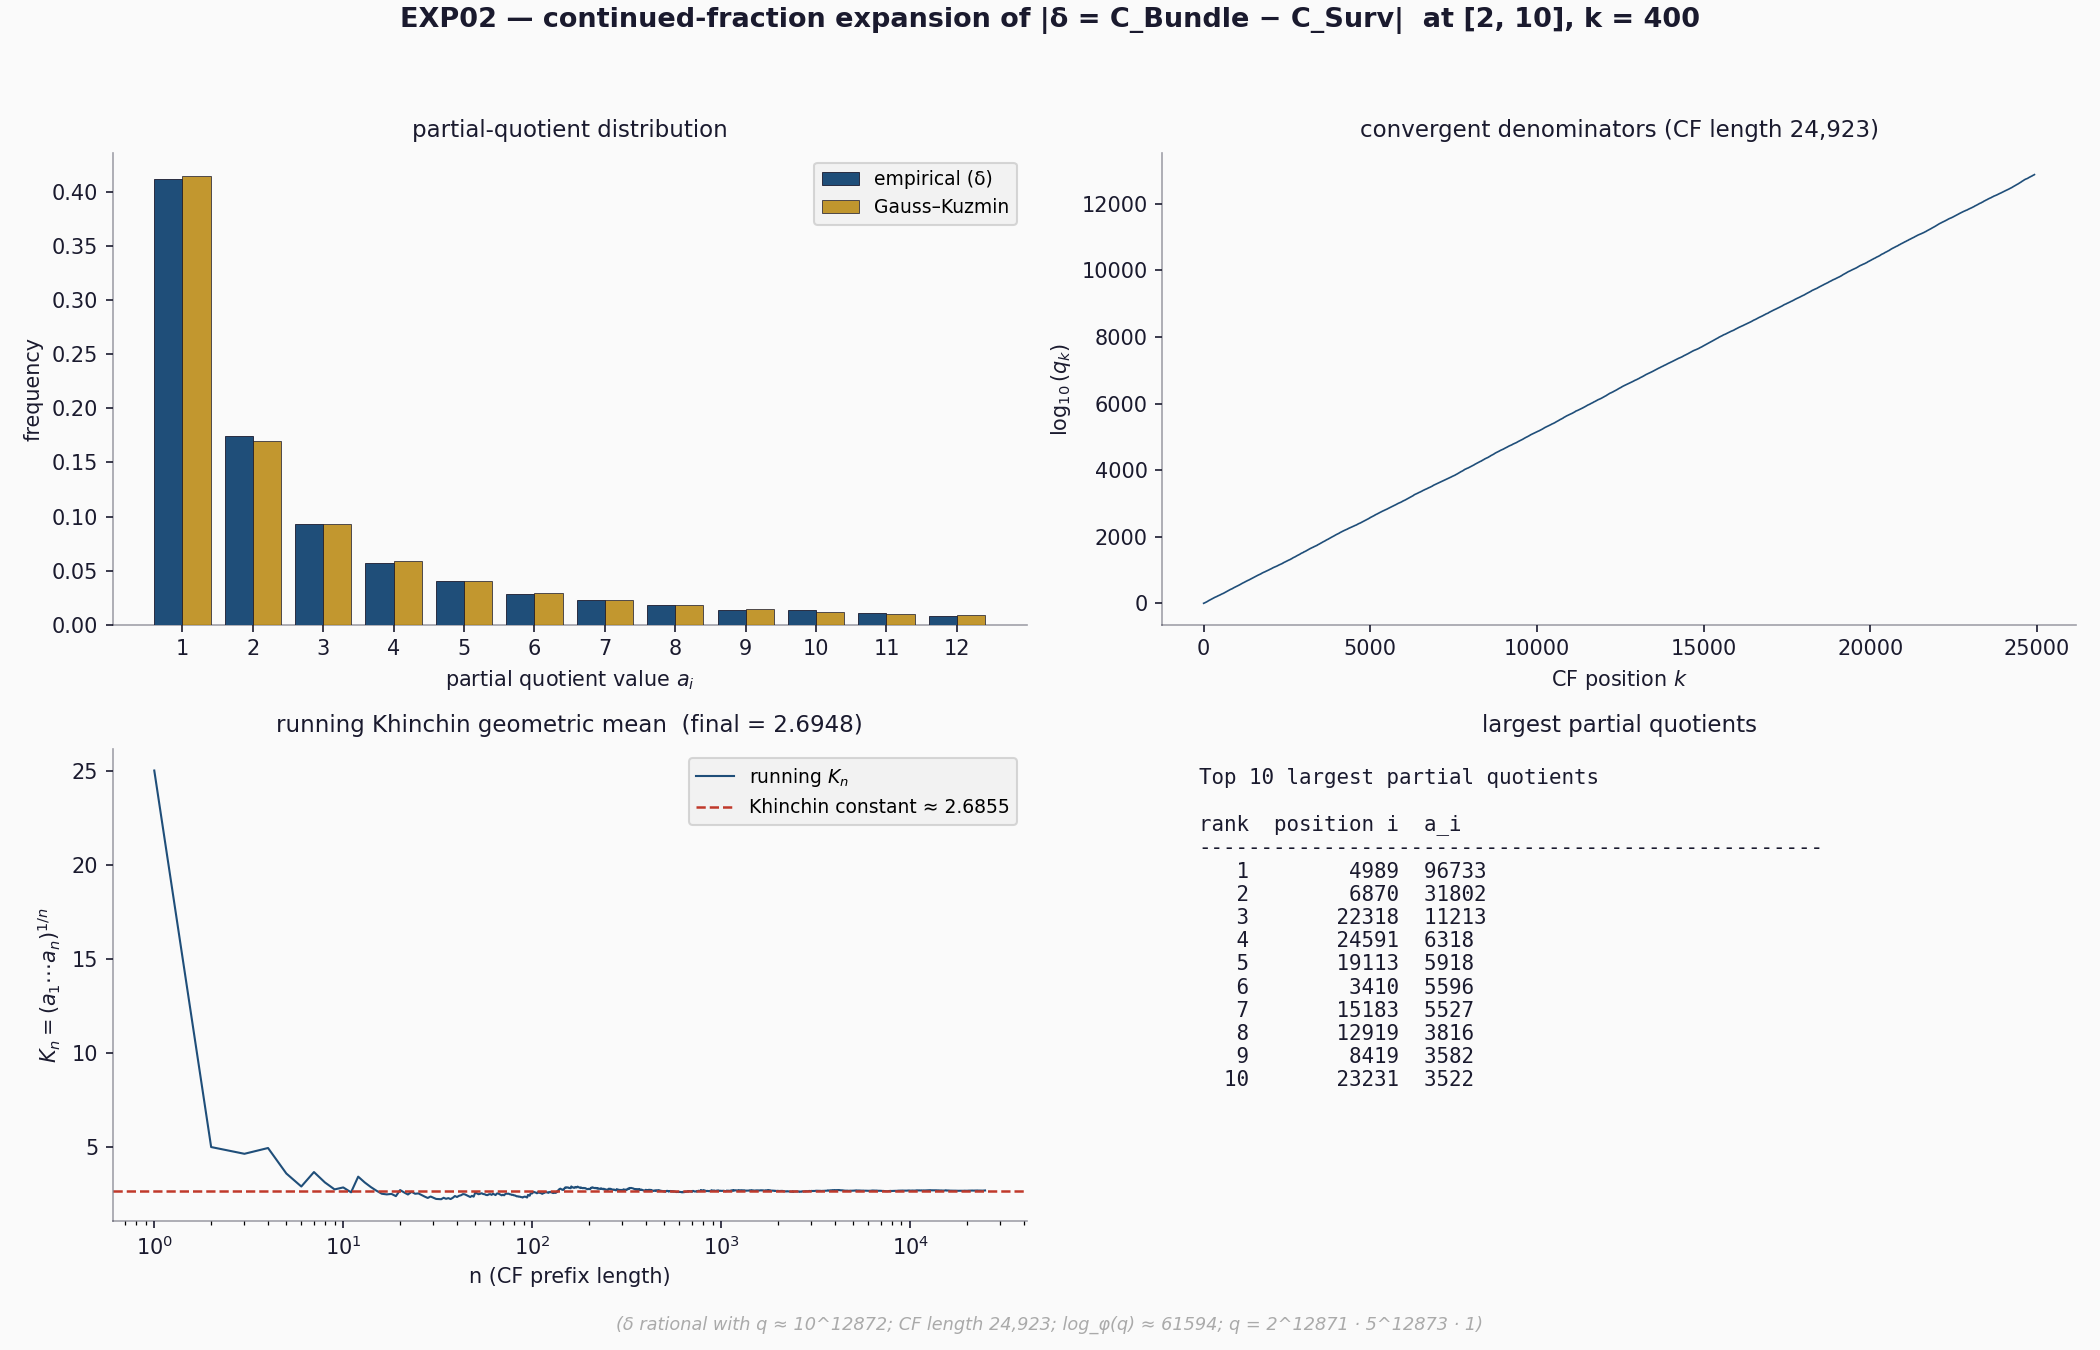

The Python source for this figure:
"""
exp02_delta_cf.py — continued-fraction expansion of δ = C_Bundle − C_Surv.

Same parameters as EXP01. The CF view is orthogonal to the
digit-frequency view: it captures how well δ can be approximated by
rationals of bounded denominator, regardless of decimal positions.

For the rational δ with denominator q dividing 10^L_b, the CF is
finite (length bounded by ~log_φ(q) ≈ 4.785 · log_10(q)). The
question is whether δ behaves like a typical rational of that
denominator size, or whether the construction's structure leaves a
CF fingerprint.

Four extracted observables:
  - partial-quotient distribution vs Gauss–Kuzmin
  - convergent denominator growth (log)
  - running Khinchin geometric mean vs Khinchin's constant
  - top 10 largest partial quotients with positions

Run: sage -python experiments/acm-champernowne/base10/differences/exp02_delta_cf.py
"""

from __future__ import annotations

import math
import os
import sys
from collections import Counter
from fractions import Fraction

sys.set_int_max_str_digits(1_000_000)

import matplotlib.pyplot as plt
import numpy as np

HERE = os.path.dirname(os.path.abspath(__file__))
REPO = HERE
for _ in range(4):
    REPO = os.path.dirname(REPO)
sys.path.insert(0, os.path.join(REPO, 'core'))
sys.path.insert(0, os.path.join(REPO, 'experiments', 'acm-champernowne',
                                'base10', 'survivors'))

from survivors_core import bundle_atoms, survival_mask  # noqa: E402


N0, N1, K = 2, 10, 400

KHINCHIN = 2.6854520010653064453

BG = '#fafafa'
FG = '#1a1a2e'
PRIM = '#1f4e79'
ACCENT = '#c0392b'
GAUSSK = '#b8860b'
GUIDE = '#aaaaaa'


def digits_to_real(s: str) -> Fraction:
    if not s:
        return Fraction(1)
    return Fraction(1) + Fraction(int(s), 10 ** len(s))


def cf_expansion(num: int, den: int) -> list[int]:
    """Continued fraction [a_0; a_1, a_2, ...] of num/den."""
    a = []
    while den != 0:
        q = num // den
        a.append(q)
        num, den = den, num - q * den
    return a


def gauss_kuzmin(k: int) -> float:
    return math.log2((k + 1) ** 2 / (k * (k + 2)))


def log_bigint(x: int) -> float:
    """math.log on arbitrary-precision int, falling back to bit-length
    scaling if direct float conversion overflows."""
    if x <= 0:
        return float('-inf')
    try:
        return math.log(x)
    except OverflowError:
        bits = x.bit_length()
        return (bits - 1) * math.log(2)


def main():
    print(f'building bundle for [{N0}, {N1}], k = {K} ...')
    atoms = bundle_atoms(N0, N1, K)
    mask = survival_mask(atoms)

    bundle_str = ''.join(str(m) for _, m in atoms)
    surv_str = ''.join(str(m) for (_, m), keep in zip(atoms, mask) if keep)

    c_bundle = digits_to_real(bundle_str)
    c_surv = digits_to_real(surv_str)
    delta = c_bundle - c_surv
    abs_delta = delta if delta > 0 else -delta

    p, q = abs_delta.numerator, abs_delta.denominator
    print(f'  |δ| = p / q')
    print(f'  numerator p:  {len(str(p)):,} digits')
    print(f'  denominator q: {len(str(q)):,} digits')

    # Factor q as 2^a · 5^b · residue
    q_test = q
    a_count = 0
    while q_test % 2 == 0:
        q_test //= 2
        a_count += 1
    b_count = 0
    while q_test % 5 == 0:
        q_test //= 5
        b_count += 1
    print(f'  q = 2^{a_count} · 5^{b_count} · {q_test}')

    print(f'\n  computing continued fraction ...')
    cf = cf_expansion(p, q)
    print(f'  CF length N: {len(cf)} partial quotients (incl. a_0)')
    log_phi_q = math.log(q, (1 + math.sqrt(5)) / 2)
    print(f'  log_φ(q) bound: {log_phi_q:.0f}')
    print(f'  ratio N / log_φ(q): {len(cf) / log_phi_q:.3f}')

    print(f'\n  first 30 partial quotients: {cf[:30]}')

    a_list = cf[1:]  # drop a_0 (integer part)
    n = len(a_list)

    counts = Counter(a_list)
    print(f'\n  partial-quotient distribution (vs Gauss–Kuzmin):')
    print(f'    k  |  count   |  freq   |  GK pred')
    print(f'   ----+----------+---------+----------')
    for k in range(1, 11):
        cnt = counts.get(k, 0)
        freq = cnt / n
        gk = gauss_kuzmin(k)
        print(f'   {k:>3}  | {cnt:>8} | {freq:.4f}  | {gk:.4f}')
    tail_count = sum(c for k, c in counts.items() if k >= 11)
    tail_freq = tail_count / n
    tail_gk = sum(gauss_kuzmin(k) for k in range(11, 1000))
    print(f'   ≥11  | {tail_count:>8} | {tail_freq:.4f}  | {tail_gk:.4f}')

    log_a = np.array([log_bigint(a) for a in a_list])
    cum_log = np.cumsum(log_a)
    running_K = np.exp(cum_log / np.arange(1, n + 1))

    print(f'\n  running Khinchin geometric mean:')
    for ckpt in (100, 1000, 5000, n):
        if ckpt <= n:
            print(f'    n = {ckpt:>6}: K_n = {running_K[ckpt - 1]:.4f}')
    print(f'    Khinchin constant: {KHINCHIN:.4f}')
    print(f'    deviation: {running_K[-1] - KHINCHIN:+.4f}')

    top_k = sorted(enumerate(a_list, start=1), key=lambda x: -x[1])[:10]
    print(f'\n  top 10 largest partial quotients:')
    for rank, (pos, val) in enumerate(top_k, start=1):
        s = str(val)
        if len(s) > 30:
            s = f'{s[:20]}…({len(s)} digits)'
        print(f'    #{rank:>2}  position a_{pos}  = {s}')

    # Convergents
    print(f'\n  computing convergent denominators ...')
    p_prev, q_prev = 1, 0
    p_cur, q_cur = cf[0], 1
    convergent_denoms = [q_cur]
    for a in cf[1:]:
        p_next = a * p_cur + p_prev
        q_next = a * q_cur + q_prev
        convergent_denoms.append(q_next)
        p_prev, q_prev = p_cur, q_cur
        p_cur, q_cur = p_next, q_next
    print(f'  final q_N has {len(str(q_cur)):,} digits (matches q)')

    # Plot — 4 panels
    fig, axes = plt.subplots(2, 2, figsize=(14, 9), facecolor=BG)

    # TL: distribution
    ax = axes[0, 0]
    ax.set_facecolor(BG)
    k_max_plot = 12
    emp = np.array([counts.get(k, 0) / n for k in range(1, k_max_plot + 1)])
    gk = np.array([gauss_kuzmin(k) for k in range(1, k_max_plot + 1)])
    x = np.arange(1, k_max_plot + 1)
    ax.bar(x - 0.2, emp, width=0.4, color=PRIM, edgecolor=FG,
           linewidth=0.4, label='empirical (δ)', zorder=3)
    ax.bar(x + 0.2, gk, width=0.4, color=GAUSSK, edgecolor=FG,
           linewidth=0.4, alpha=0.85, label='Gauss–Kuzmin', zorder=3)
    for side in ('top', 'right'):
        ax.spines[side].set_visible(False)
    for side in ('bottom', 'left'):
        ax.spines[side].set_color(FG)
        ax.spines[side].set_alpha(0.4)
    ax.tick_params(colors=FG)
    ax.set_xticks(x)
    ax.set_xlabel('partial quotient value $a_i$', color=FG, fontsize=10)
    ax.set_ylabel('frequency', color=FG, fontsize=10)
    ax.set_title('partial-quotient distribution', color=FG, fontsize=11, pad=8)
    ax.legend(loc='upper right', facecolor='#f0f0f0', fontsize=9)

    # TR: convergent denominators
    ax = axes[0, 1]
    ax.set_facecolor(BG)
    log_qs = np.array([log_bigint(q) for q in convergent_denoms[1:]])
    ax.plot(np.arange(1, len(log_qs) + 1), log_qs / math.log(10),
            color=PRIM, linewidth=0.8)
    for side in ('top', 'right'):
        ax.spines[side].set_visible(False)
    for side in ('bottom', 'left'):
        ax.spines[side].set_color(FG)
        ax.spines[side].set_alpha(0.4)
    ax.tick_params(colors=FG)
    ax.set_xlabel('CF position $k$', color=FG, fontsize=10)
    ax.set_ylabel('$\\log_{10}(q_k)$', color=FG, fontsize=10)
    ax.set_title(f'convergent denominators (CF length {len(cf):,})',
                 color=FG, fontsize=11, pad=8)

    # BL: running Khinchin
    ax = axes[1, 0]
    ax.set_facecolor(BG)
    ax.semilogx(np.arange(1, n + 1), running_K, color=PRIM, linewidth=1.0,
                label='running $K_n$')
    ax.axhline(KHINCHIN, color=ACCENT, linestyle='--', linewidth=1.2,
               label=f'Khinchin constant ≈ {KHINCHIN:.4f}')
    for side in ('top', 'right'):
        ax.spines[side].set_visible(False)
    for side in ('bottom', 'left'):
        ax.spines[side].set_color(FG)
        ax.spines[side].set_alpha(0.4)
    ax.tick_params(colors=FG)
    ax.set_xlabel('n (CF prefix length)', color=FG, fontsize=10)
    ax.set_ylabel('$K_n = (a_1 \\cdots a_n)^{1/n}$', color=FG, fontsize=10)
    ax.set_title(f'running Khinchin geometric mean  (final = {running_K[-1]:.4f})',
                 color=FG, fontsize=11, pad=8)
    ax.legend(loc='upper right', facecolor='#f0f0f0', fontsize=9)

    # BR: top 10 largest partial quotients
    ax = axes[1, 1]
    ax.set_facecolor(BG)
    ax.axis('off')
    lines = ['Top 10 largest partial quotients', '']
    lines.append(f"{'rank':>4}  {'position i':>10}  {'a_i':<32}")
    lines.append('-' * 50)
    for rank, (pos, val) in enumerate(top_k, start=1):
        s = str(val)
        if len(s) > 28:
            s = s[:18] + f'…({len(s)} dig)'
        lines.append(f'{rank:>4}  {pos:>10}  {s:<32}')
    ax.text(0.04, 0.96, '\n'.join(lines), transform=ax.transAxes,
            color=FG, fontsize=10, va='top', ha='left',
            family='monospace')
    ax.set_title('largest partial quotients', color=FG, fontsize=11, pad=8)

    fig.suptitle(
        f'EXP02 — continued-fraction expansion of |δ = C_Bundle − C_Surv|  '
        f'at [{N0}, {N1}], k = {K}',
        color=FG, fontsize=13, fontweight='semibold', y=0.995,
    )

    fig.text(0.5, 0.015,
             f'(δ rational with q ≈ 10^{int(math.log10(q))}; '
             f'CF length {len(cf):,}; log_φ(q) ≈ {log_phi_q:.0f}; '
             f'q = 2^{a_count} · 5^{b_count} · {q_test})',
             color=GUIDE, fontsize=8.5, ha='center', style='italic')

    fig.tight_layout(rect=[0, 0.03, 1, 0.965])
    out = os.path.join(HERE, 'exp02_delta_cf.png')
    fig.savefig(out, dpi=150, facecolor=BG)
    print(f'\n-> {out}')


if __name__ == '__main__':
    main()
